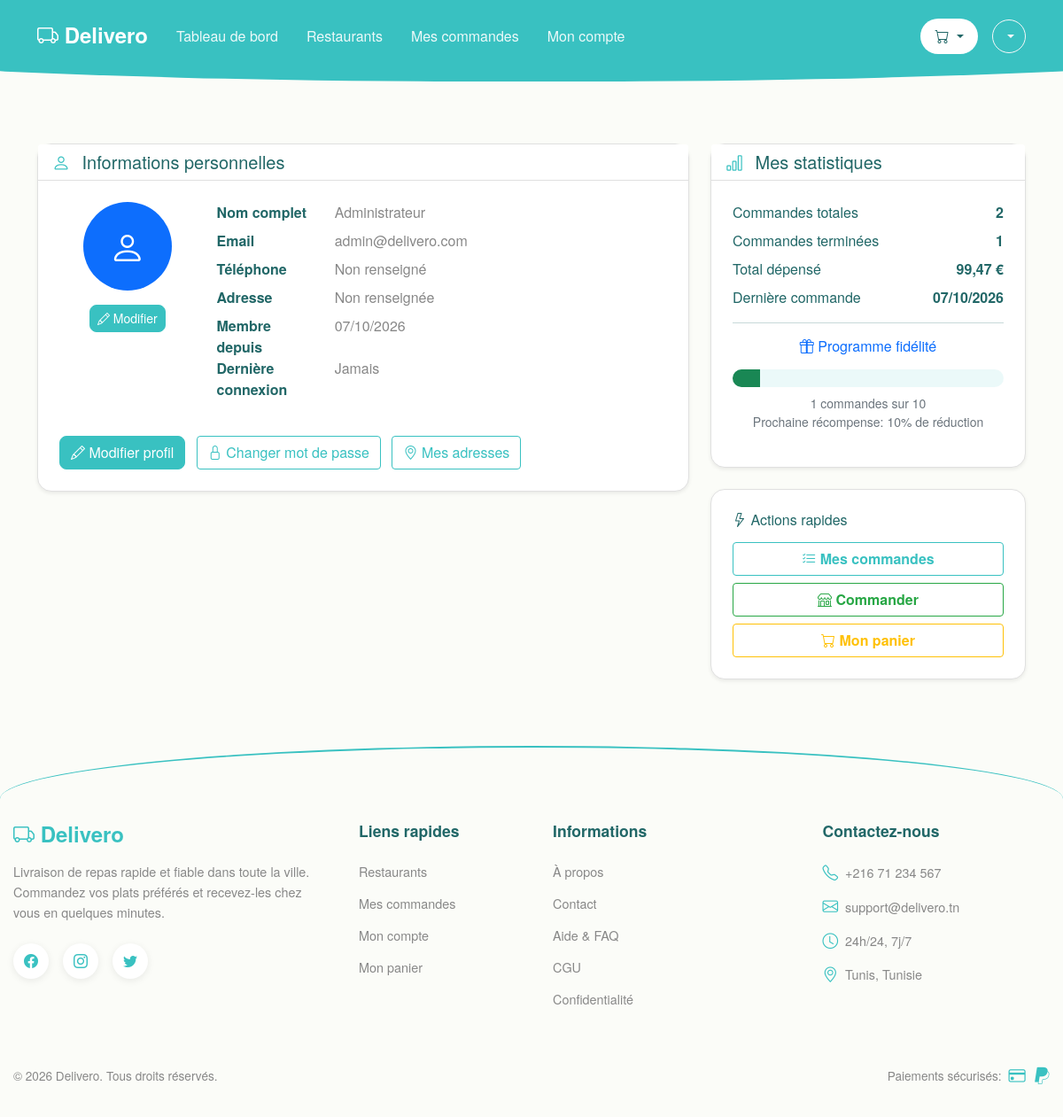
Screenshot of /user/profile.php (signed in) with the database file from the repository.
### tables this page shows
CREATE TABLE IF NOT EXISTS users (
    id INT AUTO_INCREMENT PRIMARY KEY,
    username VARCHAR(50) UNIQUE NOT NULL,
    email VARCHAR(100) UNIQUE NOT NULL,
    password VARCHAR(255) NOT NULL,
    full_name VARCHAR(100),
    phone VARCHAR(20),
    address TEXT,
    role ENUM('admin', 'user') DEFAULT 'user',
    is_active BOOLEAN DEFAULT TRUE,
    created_at TIMESTAMP DEFAULT CURRENT_TIMESTAMP,
    last_login TIMESTAMP NULL,
    INDEX idx_username (username),
    INDEX idx_email (email),
    INDEX idx_role (role)
);

### user/profile.php (the view, shortened to what this page needs)
<?php
require_once '../admin/includes/config.php';
$user_id = $_SESSION['user_id'];
$stmt = $pdo->prepare("SELECT * FROM users WHERE id = ?");
$stmt->execute([$user_id]);
$user = $stmt->fetch();
$stmt = $pdo->prepare("
    SELECT
        COUNT(*) as total_orders,
        SUM(total) as total_spent,
        COUNT(CASE WHEN status = 'completed' THEN 1 END) as completed_orders,
        MAX(created_at) as last_order
    FROM orders
    WHERE user_id = ?
");
$stmt->execute([$user_id]);
$stats = $stmt->fetch();
?>
<!DOCTYPE html>
<html lang="fr">
<head>
    <link href="https://cdn.jsdelivr.net/npm/bootstrap@5.1.3/dist/css/bootstrap.min.css" rel="stylesheet">
    <link rel="stylesheet" href="https://cdn.jsdelivr.net/npm/bootstrap-icons@1.8.1/font/bootstrap-icons.css">
</head>
<body>
    <?php include 'includes/header.php'; ?>
    <main class="container mt-4">
        <div class="row">
            <div class="col-lg-8">
                <div class="card shadow-sm mb-4">
                    <div class="card-header bg-white">
                        <h5 class="mb-0">
                            <i class="bi bi-person"></i> Informations personnelles
                        </h5>
                    </div>
                    <div class="card-body">
                        <div class="row">
                            <div class="col-md-3 text-center mb-4">
                                <div class="avatar-placeholder rounded-circle bg-primary d-inline-flex align-items-center justify-content-center mb-3"
                                     style="width: 100px; height: 100px;">
                                    <i class="bi bi-person text-white fs-1"></i>
                                </div>
                                <a href="edit_profile.php" class="btn btn-primary btn-sm">
                                    <i class="bi bi-pencil"></i> Modifier
                                </a>
                            </div>
                            <div class="col-md-9">
                                <dl class="row">
                                    <dt class="col-sm-3">Nom complet</dt>
                                    <dd class="col-sm-9"><?= htmlspecialchars($user['full_name']) ?></dd>
                                    <dt class="col-sm-3">Email</dt>
                                    <dd class="col-sm-9"><?= htmlspecialchars($user['email']) ?></dd>
                                    <dt class="col-sm-3">Téléphone</dt>
                                    <dd class="col-sm-9"><?= htmlspecialchars($user['phone'] ?? 'Non renseigné') ?></dd>
                                    <dt class="col-sm-3">Adresse</dt>
                                    <dd class="col-sm-9"><?= nl2br(htmlspecialchars($user['address'] ?? 'Non renseignée')) ?></dd>
                                    <dt class="col-sm-3">Membre depuis</dt>
                                    <dd class="col-sm-9"><?= date('d/m/Y', strtotime($user['created_at'])) ?></dd>
                                    <dt class="col-sm-3">Dernière connexion</dt>
                                    <dd class="col-sm-9"><?= $user['last_login'] ? date('d/m/Y H:i', strtotime($user['last_login'])) : 'Jamais' ?></dd>
                                </dl>
                            </div>
                        </div>
                        <div class="mt-4">
                            <a href="edit_profile.php" class="btn btn-primary me-2">
                                <i class="bi bi-pencil"></i> Modifier profil
                            </a>
                            <a href="change_password.php" class="btn btn-outline-primary me-2">
                                <i class="bi bi-lock"></i> Changer mot de passe
                            </a>
                            <a href="addresses.php" class="btn btn-outline-primary">
                                <i class="bi bi-geo-alt"></i> Mes adresses
                            </a>
                        </div>
                    </div>
                </div>
            </div>
            <div class="col-lg-4">
                <div class="card shadow-sm mb-4">
                    <div class="card-header bg-white">
                        <h5 class="mb-0">
                            <i class="bi bi-bar-chart"></i> Mes statistiques
                        </h5>
                    </div>
                    <div class="card-body">
                        <div class="mb-3">
                            <div class="d-flex justify-content-between mb-2">
                                <span>Commandes totales</span>
                                <strong><?= $stats['total_orders'] ?? 0 ?></strong>
                            </div>
                            <div class="d-flex justify-content-between mb-2">
                                <span>Commandes terminées</span>
                                <strong><?= $stats['completed_orders'] ?? 0 ?></strong>
                            </div>
                            <div class="d-flex justify-content-between mb-2">
                                <span>Total dépensé</span>
                                <strong><?= number_format($stats['total_spent'] ?? 0, 2, ',', ' ') ?> €</strong>
                            </div>
                            <div class="d-flex justify-content-between">
                                <span>Dernière commande</span>
                                <strong>
                                    <?= $stats['last_order'] ? date('d/m/Y', strtotime($stats['last_order'])) : '--/--/----' ?>
                                </strong>
                            </div>
                        </div>
                        <hr>
                        <div class="text-center">
                            <h6 class="text-primary mb-3">
                                <i class="bi bi-gift"></i> Programme fidélité
                            </h6>
                            <div class="progress mb-2" style="height: 20px;">
                                <div class="progress-bar bg-success"
                                     style="width: <?= min(($stats['completed_orders'] ?? 0) * 10, 100) ?>%">
                                </div>
                            </div>
                            <p class="small text-muted">
                                <?= $stats['completed_orders'] ?? 0 ?> commandes sur 10
                                <br>Prochaine récompense: 10% de réduction
                            </p>
                        </div>
                    </div>
                </div>
                <div class="card shadow-sm">
                    <div class="card-body">
                        <h6 class="card-title mb-3">
                            <i class="bi bi-lightning"></i> Actions rapides
                        </h6>
                        <div class="d-grid gap-2">
                            <a href="orders.php" class="btn btn-outline-primary">
                                <i class="bi bi-list-check"></i> Mes commandes
                            </a>
                            <a href="home.php" class="btn btn-outline-success">
                                <i class="bi bi-shop"></i> Commander
                            </a>
                            <a href="cart.php" class="btn btn-outline-warning">
                                <i class="bi bi-cart"></i> Mon panier
                            </a>
                        </div>
                    </div>
                </div>
            </div>
        </div>
    </main>
    <?php include 'includes/footer.php'; ?>
</body>
</html>

### user/profile.php (style rules this page uses)
:root { --primary-green: #39c1c1; --dark-green: #216767; --bg-light: #fbfcf8; --card-bg: #ffffff; --text-dark: #216767; --text-gray: #888888; --border-color: #e0e0e0; --shadow-light: 0 4px 20px rgba(0, 0, 0, 0.05); --shadow-medium: 0 8px 30px rgba(0, 0, 0, 0.08); --success-color: #28a745; --warning-color: #ffc107; --danger-color: #dc3545; --info-color: #17a2b8; }
body { background-color: var(--bg-light); color: var(--text-dark); font-family: 'Helvetica Neue', Helvetica, Arial, sans-serif; }
.card { background-color: var(--card-bg); border: 1px solid var(--border-color); border-radius: 16px; box-shadow: var(--shadow-light); }
.card-header { background-color: var(--card-bg); border-bottom: 1px solid var(--border-color); font-weight: 600; color: var(--text-dark); }
.card-body { padding: 1.5rem; }
.avatar-placeholder { background-color: var(--primary-green); color: white; font-size: 2rem; }
dt { font-weight: 600; color: var(--text-dark); }
dd { color: var(--text-gray); }
.btn-primary { background-color: var(--primary-green); border-color: var(--primary-green); }
.btn-outline-primary { color: var(--primary-green); border-color: var(--primary-green); }
.btn-outline-success { color: var(--success-color); border-color: var(--success-color); }
.btn-outline-warning { color: var(--warning-color); border-color: var(--warning-color); }
.progress { background-color: rgba(57, 193, 193, 0.1); border-radius: 10px; overflow: hidden; }
.progress-bar { background-color: var(--success-color); }
.card-header i { color: var(--primary-green); margin-right: 0.5rem; }
.d-grid.gap-2 .btn { font-weight: 600; }

### user/includes/header.php (style rules this page uses)
:root { --primary-green: #39c1c1; --dark-green: #216767; --bg-light: #fbfcf8; --card-bg: #ffffff; --text-dark: #216767; --text-gray: #888888; --border-color: #e0e0e0; --shadow-light: 0 4px 20px rgba(0, 0, 0, 0.05); --shadow-medium: 0 8px 30px rgba(0, 0, 0, 0.08); --success-color: #28a745; --warning-color: #ffc107; --danger-color: #dc3545; --info-color: #17a2b8; }
.btn-primary { background: var(--primary-green) !important; border-color: var(--primary-green) !important; border-radius: 8px; transition: all 0.3s ease; }

### rows the page displays
users: full_name "Administrateur", email "admin@delivero.com", phone "Non renseigné", address "Non renseignée", created_at "07/10/2026"

### other values shown
$stats['total_orders'] "2"
$stats['completed_orders'] "1"
$stats['total_spent'] "99,47"
date('d/m/Y', strtotime($stats['last_order'])) "07/10/2026"
